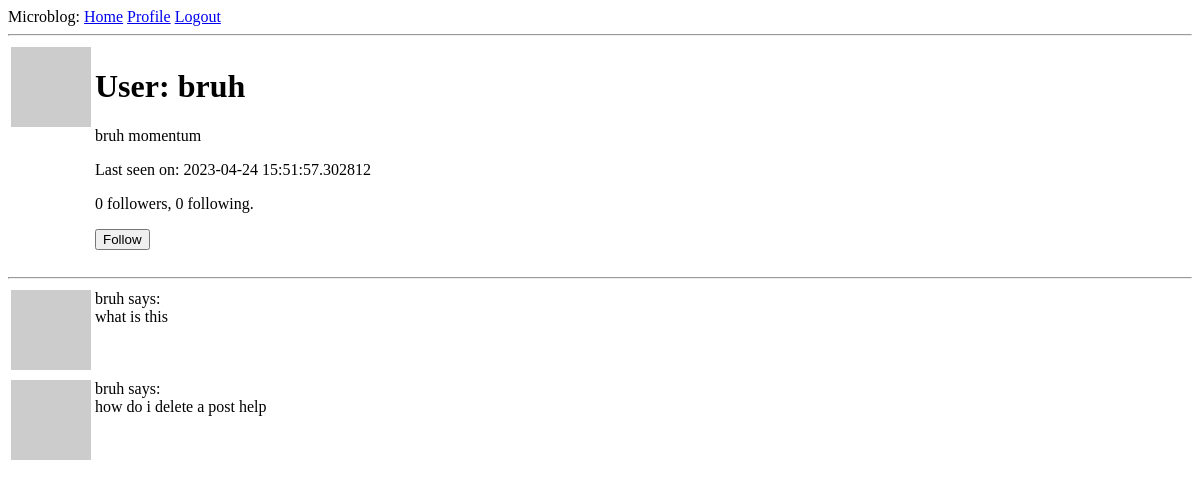
/user/bruh (signed in), run on an earlier commit of the app's database.
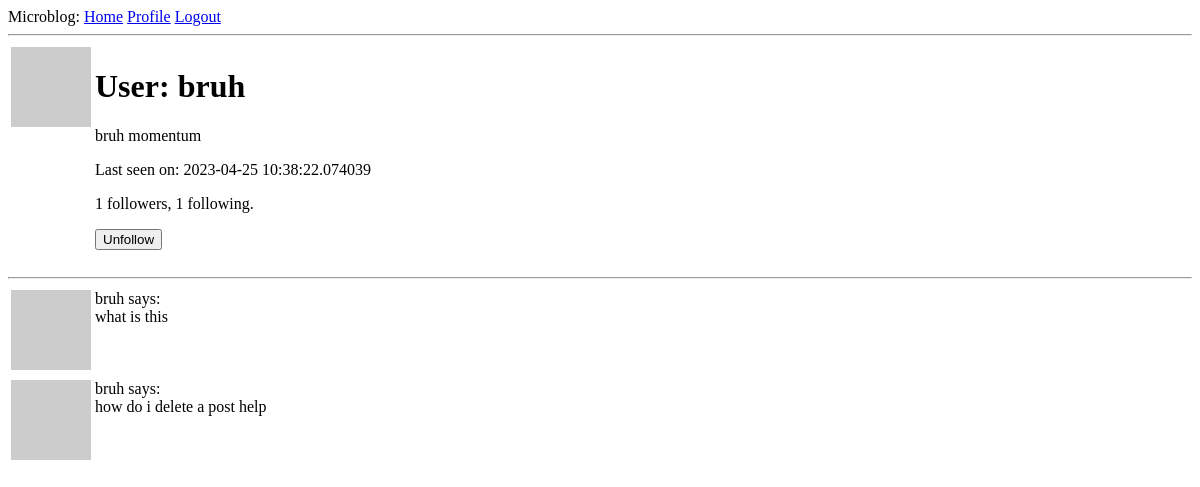
And on a later commit of the database.
### app/models.py (models this page shows, shortened)
class User(UserMixin, db.Model):
    id = db.Column(db.Integer, primary_key=True)
    username = db.Column(db.String(64), index=True, unique=True)
    email = db.Column(db.String(128), index=True, unique=True)
    password_hash = db.Column(db.String(128))
    posts = db.relationship('Post', backref='author', lazy='dynamic')
    about_me = db.Column(db.String(256))
    last_seen = db.Column(db.DateTime, default=datetime.utcnow)
    followed = db.relationship(
        'User',
        secondary=followers,
        primaryjoin=(followers.c.follower_id == id),
        secondaryjoin=(followers.c.followed_id == id),
        backref=db.backref('followers', lazy='dynamic'),
        lazy='dynamic'
    )
    def avatar(self, size):
        digest = md5(self.email.lower().encode('utf-8')).hexdigest()
        return f'https://gravatar.com/avatar/{digest}?d=identicon&s={size}'
    def is_following(self, user):
        return self.followed.filter(
            followers.c.followed_id == user.id
        ).count() > 0

### app/routes.py (the view)
@app.route('/user/<username>')
@login_required
def user(username):
    user = User.query.filter_by(username=username).first_or_404()
    posts = [
        {'author': user, 'body': 'what is this'},
        {'author': user, 'body': 'how do i delete a post help'}
    ]
    form = EmptyForm()
    return render_template('user.html', user=user, posts=posts, form=form)

### app/forms.py
class EmptyForm(FlaskForm):
    submit = SubmitField('Submit')

### app/models.py (called while the page is built)
@login.user_loader
def load_user(id):
    return User.query.get(int(id))

### app/routes.py (called while the page is built)
@app.before_request
def before_request():
    if current_user.is_authenticated:
        current_user.last_seen = datetime.utcnow()
        db.session.commit()

### app/templates/user.html (shortened to what this page needs)
{% extends "base.html" %}
{% block content %}
    <table>
        <tr valign="top">
            <td><img src="{{ user.avatar(128)}}"></td>
            <td>
                <h1>User: {{ user.username }} </h1>
                {% if user.about_me %}<p>{{ user.about_me }}</p>{% endif %}
                {% if user.last_seen %}<p>Last seen on: {{ user.last_seen }}</p>{% endif %}
                <p>{{ user.followers.count() }} followers, {{ user.followed.count() }} following.</p>
                {% if user == current_user %}
                <p><a href="{{ url_for('edit_profile') }}">Edit profile</a></p>
                {% elif not current_user.is_following(user) %}
                <p>
                    <form action="{{ url_for('follow', username=user.username)}}", method="post">
                        {{ form.submit(value='Follow')}}
                    </form>
                </p>
                {% else %}
                <p>
                    <form action="{{ url_for('unfollow', username=user.username)}}", method="post">
                        {{ form.submit(value='Unfollow')}}
                    </form>
                </p>
                {% endif %}
            </td>
        </tr>
    </table>
    <hr>
    {% for post in posts %}
        {% include '_post.html' %}
    {% endfor %}
{% endblock %}

### app/templates/base.html (shortened to what this page needs)
<!DOCTYPE html>
<html>
    <head>
    </head>
    <body>
        <div>
          Microblog:
          <a href="{{ url_for('index') }}">Home</a>
          {% if current_user.is_anonymous %}
          <a href="{{ url_for('login') }}">Login</a>
          {% else %}
          <a href="{{ url_for('user', username=current_user.username) }}">Profile</a>
          <a href="{{ url_for('logout') }}">Logout</a>
          {% endif %}
        </div>
        <hr>
        {% block content %}{% endblock %}
    </body>
</html>

### app/templates/_post.html
<table>
    <tr valign="top">
        <td><img src="{{ post.author.avatar(36) }}"></td>
        <td>{{ post.author.username }} says:<br>{{ post.body }} </td>
    </tr>
</table>

What changed in the data, as far as the page shows it:
changed User "bruh": last_seen "2023-04-24 15:51:57.302812" → "2023-04-25 10:38:22.074039"
Also different on the page:
{{ user.followers.count() }}: "0" → "1"
{{ user.followed.count() }}: "0" → "1"
form field submit: (not shown) → "Unfollow"
form field submit: "Follow" → (not shown)
